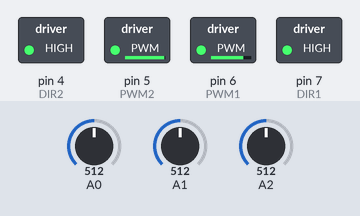
Simulated run of this sketch. Board: Arduino Uno, built with avr-gcc and run on an emulated ATmega328P. Shown: switched loads named in the sketch (green lamp = pin HIGH). The test bench sets the inputs (shaded band); at power-on: A0 = 512, A1 = 512, A2 = 512. What the sketch prints to the serial monitor is not drawn.

Above: at 0.1 s.
Timing chart, 0 to 1.6 s (numbered marks = the images above):
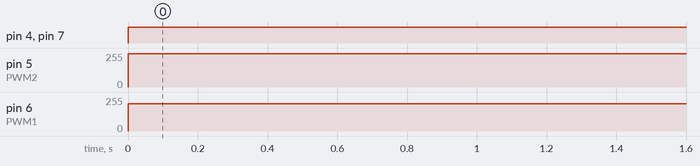

The sketch:

robot.ino
```cpp
#include <Arduino.h>
#include <IRremote.hpp>

int PWM1 = 6;
int DIR1 = 7;
int PWM2 = 5;
int DIR2 = 4;

void setup()
{
  pinMode(DIR1, OUTPUT);
  pinMode(DIR2, OUTPUT);
  Serial.begin(115200);

  IrReceiver.begin(2, ENABLE_LED_FEEDBACK);
}
void loop()
{
  // Motor power
  int leftMotor = 205;
  int rightMotor = 250;

  digitalWrite(DIR1,HIGH);
  digitalWrite(DIR2, HIGH);
  analogWrite(PWM1, leftMotor);   //PWM Speed Control
  analogWrite(PWM2, rightMotor);   //PWM Speed Control

  // Print out IR sensor readings
  Serial.print("Sensor A0: ");
  Serial.print(analogRead(A0));
  Serial.print("    ");
  delay(1);
  Serial.print("Sensor A1: ");
  Serial.print(analogRead(A1));
  Serial.print("    ");
  delay(1);
  Serial.print("Sensor A2: ");
  Serial.println(analogRead(A2));

  if (IrReceiver.decode()) {
        if (IrReceiver.decodedIRData.address == 258) {
          Serial.println("LEFT");
        }
        if (IrReceiver.decodedIRData.address == 259) {
          Serial.println("RIGHT");
        }
        if (IrReceiver.decodedIRData.address == 260) {
          Serial.println("UP");
        }
        if (IrReceiver.decodedIRData.address == 261) {
          Serial.println("DOWN");
        }

        IrReceiver.resume();
    }

  // Loop delay
  delay(500);
}
```

Measured:
- by itself, pin 4 (DIR2), pin 7 (DIR1): LOW → HIGH at 0.00 s
- by itself, pin 5 (PWM2): 0/255 → 250/255 at 0.00 s
- by itself, pin 6 (PWM1): 0/255 → 205/255 at 0.00 s
